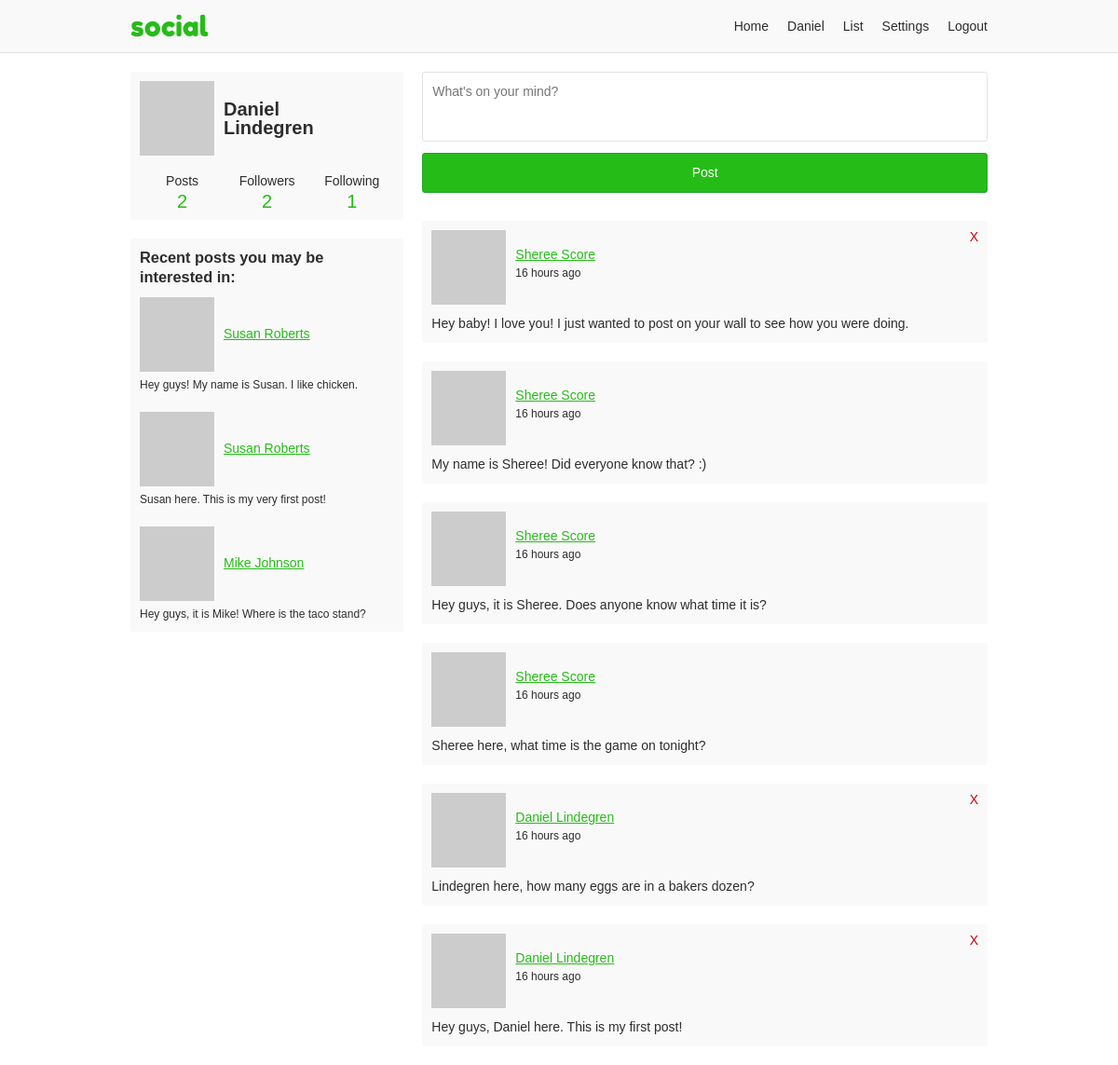
Screenshot of /home (signed in) with the database file from the repository.
### app/users/models/user.py (models this page shows, shortened)
class User(UserMixin, db.Model, BaseModel):
    username = db.Column(db.String(35), nullable=False, unique=True)
    email = db.Column(db.String(255), nullable=False, unique=True)
    password = db.Column(db.String(128), nullable=False)
    first_name = db.Column(db.String(35), nullable=False)
    last_name = db.Column(db.String(35), nullable=False)
    about_me = db.Column(db.Text)
    last_seen = db.Column(db.DateTime, default=datetime.utcnow)
    posts_per_page = db.Column(db.Integer, default=10, nullable=False)
    full_name = column_property(first_name + " " + last_name)
    followed = db.relationship(
        'User',
        secondary=followers,
        primaryjoin='followers.c.follower_id == User.id',
        secondaryjoin='followers.c.followed_id == User.id',
        backref=db.backref('followers', lazy='dynamic'),
        lazy='dynamic')
    post_author = db.relationship(
        'Post',
        foreign_keys='Post.author_id',
        backref='author', lazy='dynamic')
    post_recipient = db.relationship(
        'Post',
        foreign_keys='Post.recipient_id',
        backref='recipient', lazy='dynamic')
    @property
    def unfollowed_posts(self):
        return Post.query.join(
            User, Post.author_id == User.id).join(
                followers,
                and_(followers.c.followed_id == User.id,
                     followers.c.follower_id == self.id),
                isouter=True).filter(
                    followers.c.follower_id == None, # noqa
                    User.id != self.id,
                    Post.author_id == Post.recipient_id,
                    User.active == True, # noqa
                    Post.active == True).order_by( # noqa
                        Post.created.desc())
    @property
    def get_followers(self):
        return self.followers.filter_by(active=True)
    @property
    def get_followed(self):
        return self.followed.filter_by(active=True)
    @property
    def followed_posts(self):
        followed = Post.query.\
            join(User, User.id == Post.author_id).\
            join(followers, followers.c.followed_id == Post.author_id).filter(
                followers.c.follower_id == self.id,
                Post.author_id == Post.recipient_id,
                Post.active == True, # noqa
                User.active == True)
        return followed.union(self.profile_posts).order_by(Post.created.desc())
    @property
    def profile_posts(self):
        return Post.query.join(User, User.id == Post.author_id).filter(
            Post.recipient_id == self.id, User.active == True, # noqa
            Post.active == True)
    @property
    def my_posts(self):
        return Post.query.join(User, User.id == Post.recipient_id).filter(
            Post.recipient_id == self.id, User.active == True, # noqa
            Post.author_id == self.id, Post.active == True)
    def avatar(self, size):
        digest = md5(self.email.lower().encode('utf-8')).hexdigest()
        return 'https://www.gravatar.com/avatar/{}?d=monsterid&s={}'.format(
            digest, size)

### app/users/models/post.py (models this page shows, shortened)
class Post(db.Model, BaseModel):
    body = db.Column(db.Text)
    author_id = db.Column(db.Integer, db.ForeignKey('user.id'))
    recipient_id = db.Column(db.Integer, db.ForeignKey('user.id'))

### app/users/views.py (the view)
@users.route('/home', methods=['GET', 'POST'])
@login_required
def home():
    form = PostForm()
    if form.validate_on_submit():
        post = Post(body=form.body.data, author=current_user,
                    recipient=current_user)
        post.commit()
        flash('Your post is now live!')
        return redirect(url_for('users.home'))
    page = request.args.get('page', 1, type=int)
    posts = current_user.followed_posts.paginate(
        page, current_user.posts_per_page, False)
    unfollowed_posts = current_user.unfollowed_posts.limit(8).all()
    return render_template('users/home.html', form=form, posts=posts,
                           unfollowed_posts=unfollowed_posts)

### app/users/forms.py
class PostForm(FlaskForm):
    body = TextAreaField('Say something', validators=[DataRequired()])
    submit = SubmitField('Post')

### app/helpers.py (called while the page is built)
def truncate(text, max_length=150):
    if len(text) > max_length:
        text = '{}...'.format(text[0:max_length])
    return text

### app/models.py (called while the page is built)
    def commit(self):
        try:
            db.session.add(self)
            db.session.commit()
            return self
        except Exception as E:
            db.session.rollback()
            raise E

### app/users/models/user.py (called while the page is built)
@login.user_loader
def load_user(id):
    return User.query.get(int(id))

### app/users/views.py (called while the page is built)
@users.before_request
def before_request():
    if current_user.is_authenticated:
        if not current_user.active:
            return redirect(url_for('static_views.logout'))
        current_user.last_seen = datetime.utcnow()
        current_user.commit()

### app/templates/users/home.html (shortened to what this page needs)
{% extends "base.html" %}
{% block content %}
<div class="grid-container">
  <div class="profile-aside">
    <div class="profile-info-container">
      <a class="profile-info" href="{{ url_for('users.profile', username=current_user.username) }}">
        <img src="{{ current_user.avatar(60) }}">
        <h2>{{ current_user.first_name }}<br>{{ current_user.last_name }}</h1>
      </a>
      <div class="user-numbers user-numbers-home">
        <a href="{{ url_for('users.profile', username=current_user.username) }}">
          Posts <span>{{ current_user.my_posts.count() }}</span>
        </a>
        <a href="{{ url_for('users.followers', username=current_user.username) }}">
          Followers <span>{{ current_user.get_followers.count() }}</span>
        </a>
        <a href="{{ url_for('users.following', username=current_user.username) }}">
          Following <span>{{ current_user.get_followed.count() }}</span>
        </a>
      </div>
    </div>
    {% if unfollowed_posts %}
    <div class="recent-posts-container">
      <h3>Recent posts you may be interested in</h3>
      <ul class="recent-posts">
        {% for post in unfollowed_posts %}
        <li>
          <a class="post-header" href="{{ url_for('users.profile', username=post.author.username) }}">
            <img src="{{ post.author.avatar(30) }}">
            <p>{{ post.author.full_name }}</p>
          </a>
          <p>{{ post.body|truncate }}</p>
        </li>
        {% endfor %}
      </ul>
    </div>
    {% endif %}
  </div>
  <div class="profile-content">
    <form method="post" novalidate>
      <div class="input-container">
        {% if form.body.errors %}
        {{ form.body(class="input-error", placeholder="What's on your mind?") }}
        <p>{{ form.body.errors[0] }}</p>
        {% else %}
        {{ form.body(placeholder="What's on your mind?") }}
        {% endif %}
      </div>
      {{ form.submit }}
    </form>
    {% if posts.pages > 1 %}
      {% from "/_macros.html" import render_pagination %}
    {% endif %}
    {% if posts.items %}
      {% for post in posts.items %}
      {% include "/users/_post.html" %}
      {% endfor %}
    {% else %}
    <p class="card">Nothing to show. Post something, or start following some people.</p>
    {% endif %}
    {% if posts.pages > 1 %}
      {% from "/_macros.html" import render_pagination %}
    {% endif %}
  </div>
</div>
{% endblock %}

### app/templates/base.html (shortened to what this page needs)
<!doctype html>
<html lang="en">
<head>
  <link rel="stylesheet" href="{{ url_for('static', filename='css/layout.css') }}">
</head>
<body>
<div class="header-container">
  <header class="site-header responsive-container">
    <h1 class="branding"><a href="{{ url_for('static_views.index') }}">{{ APP_NAME }}</a></h1>
    {% if current_user.is_authenticated %}
    <ul class="primary-nav">
      <li><a href="{{ url_for('users.home') }}">Home</a></li>
      <li><a href="{{ url_for('users.profile', username=current_user.username) }}">{{ current_user.first_name }}</a></li>
      <li><a href="{{ url_for('users.list') }}">List</a></li>
      <li><a href="{{ url_for('users.settings_account') }}">Settings</a></li>
      <li><a href="{{ url_for('static_views.logout') }}">Logout</a></li>
    </ul>
    {% endif %}
  </header>
</div>
<div class="responsive-container">
{% block content %}
{% endblock %}
</div>
</body>
</html>

### app/templates/users/_post.html
<div class="post">
  <div class="post-header">
    <img src="{{ post.author.avatar(40) }}">
    <p class="post-info">
      <a href="{{ url_for('users.profile', username=post.author.username) }}">{{ post.author.full_name }}</a>
      <time>{{ moment(post.created).fromNow() }}</time>
    </p>
    {% if current_user == post.author or post.recipient_id == current_user.id %}
    <a class="delete-post" href="{{ url_for('users.user_action', username=post.author.username, action='delete-post', post_id=post.id) }}" title="Delete post">X</a>
    {% endif %}
  </div>
  <p class="post-body">{{ post.body }}</p>
</div>

### app/static/css/layout.css (style rules this page uses)
:root { --green: #26bc18; --dark-green: #21a42f; --light-gray: #f9f9f9; --dark-gray: #e3e3e3; --light-green: #e9ffe0; --green-border: #c9ffb2; --green-text: #335922; --text-color: #2d2d2d; --white: #fff; --red: #cc0000; }
*, *::before, *::after { box-sizing: border-box; }
html { font-family: sans-serif; font-size: 62.5%; }
article, aside, figcaption, figure, footer, header, hgroup, main, nav, section { display: block; }
body { margin: 0; color: var(--text-color); font-size: 1.4rem; line-height: 1; }
h1, h2, h3, h4, h5, h6 { margin: 0 0 10px 0; }
p, ol, ul, dl { margin: 0 0 10px 0; padding: 0; }
p { line-height: 1.5; }
img { display: block; }
ol, ul { list-style: none; }
a, a:link { color: var(--green); ext-decoration: none; }
.responsive-container { margin: 0 auto; max-width: 960px; padding: 0 20px; }
.grid-container { display: grid; grid-template-columns: repeat(12, [col-start] 1fr); grid-gap: 20px; }
.grid-container > .profile-aside, .grid-container > .profile-content, .grid-container > .settings-aside, .grid-container > .settings-content, .grid-container > .index-content, .grid-container > .index-registration { grid-column: col-start / -1; }
@media (min-width: 768px) { .grid-container > .profile-aside { grid-column: col-start / span 4; } }
@media (min-width: 768px) { .grid-container > .profile-content { grid-column: col-start 5 / span 8; } }
input, textarea { display: inline-block; padding: 10px; width: 100%; border: 1px solid var(--dark-gray); border-radius: 3px; font-family: inherit; font-size: inherit; line-height: 1.5; }
textarea { height: 75px; resize: none; }
input[type=submit] { margin-bottom: 10px; background-color: var(--green); border-color: var(--dark-green); color: var(--white); }
.input-container { margin-bottom: 10px; }
.header-container { margin-bottom: 20px; background-color: var(--light-gray); border-bottom: 1px solid var(--dark-gray); }
.header-container .site-header { align-items: center; display: flex; }
.branding { margin: 0; padding: 10px 0; }
.branding a { font: 30px "Fredoka One"; text-decoration: none; }
.primary-nav { display: flex; margin: 0 0 0 auto; }
.primary-nav li { padding: 0 10px; }
.primary-nav li:last-child { padding-right: 0; }
.primary-nav a { color: var(--text-color); text-decoration: none; }
.post { margin-bottom: 20px; padding: 10px; position: relative; background-color: var(--light-gray); border-radius: 3px; }
.profile-content > form { margin-bottom: 20px; }
.post .post-header { align-items: center; display: flex; }
.post .post-header img { align-self: flex-start; }
.post .post-header time { display: block; font-size: 1.2rem; }
.post .post-info { margin-left: 10px; }
.post .post-body { margin: 10px 0 0; }
.post .delete-post { position: absolute; top: 10px; right: 10px; color: var(--red); text-decoration: none; }
.recent-posts { margin-bottom: 0; }
.recent-posts li { margin-bottom: 20px; }
.recent-posts li:last-child { margin-bottom: 0; }
.recent-posts li > p { margin-bottom: 0; font-size: 1.2rem; }
.recent-posts .post-header { align-items: center; display: flex; margin-bottom: 5px; }
.recent-posts .post-header > p { margin: 0 0 0 10px; }
.profile-info-container, .about-container, .last-seen-container, .recent-posts-container { padding: 10px; margin-bottom: 20px; background-color: var(--light-gray); border-radius: 3px; }
.profile-info { align-items: center; display: flex; margin-bottom: 20px; overflow: hidden; }
.profile-info, .profile-info:link { color: var(--text-color); text-decoration: none; }
.profile-info > h2 { margin: 0 0 0 10px; font-size: 20px; }
.user-numbers { display: flex; text-align: center; }
.user-numbers > a { color: var(--text-color); text-decoration: none; }
.user-numbers-home > a { width: 33.33333333%; }
.user-numbers > a span { display: block; margin-top: 5px; color: var(--green); font-size: 20px; }
.recent-posts-container > h3 { line-height: 1.3; }
.recent-posts-container > h3:after { content: ":"; }

### rows the page displays
User: first_name "Daniel", last_name "Lindegren"
Post: author.full_name "Susan Roberts", body "Hey guys! My name is Susan. I like chicken."
Post: author.full_name "Susan Roberts", body "Susan here. This is my very first post!"
Post: author.full_name "Mike Johnson", body "Hey guys, it is Mike! Where is the taco stand?"
Post: author.full_name "Sheree Score", created "16 hours ago", body "Hey baby! I love you! I just wanted to post on your wall to see how you were doing."
Post: author.full_name "Sheree Score", created "16 hours ago", body "My name is Sheree! Did everyone know that? :)"
Post: author.full_name "Sheree Score", created "16 hours ago", body "Hey guys, it is Sheree. Does anyone know what time it is?"
Post: author.full_name "Sheree Score", created "16 hours ago", body "Sheree here, what time is the game on tonight?"
Post: author.full_name "Daniel Lindegren", created "16 hours ago", body "Lindegren here, how many eggs are in a bakers dozen?"
Post: author.full_name "Daniel Lindegren", created "16 hours ago", body "Hey guys, Daniel here. This is my first post!"

### other values shown
{{ APP_NAME }} "social"
{{ current_user.my_posts.count() }} "2"
{{ current_user.get_followers.count() }} "2"
{{ current_user.get_followed.count() }} "1"
